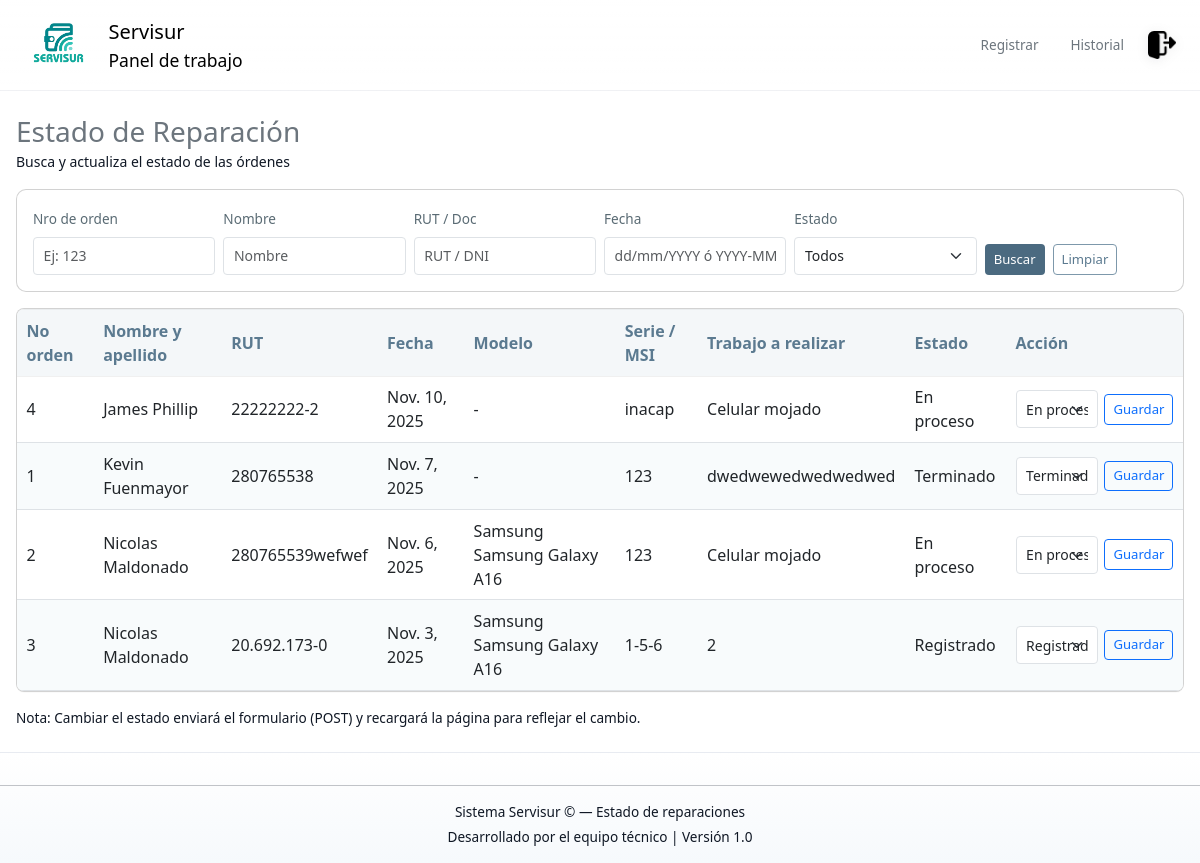
The page /estado/ (signed in) on the database as committed earlier.
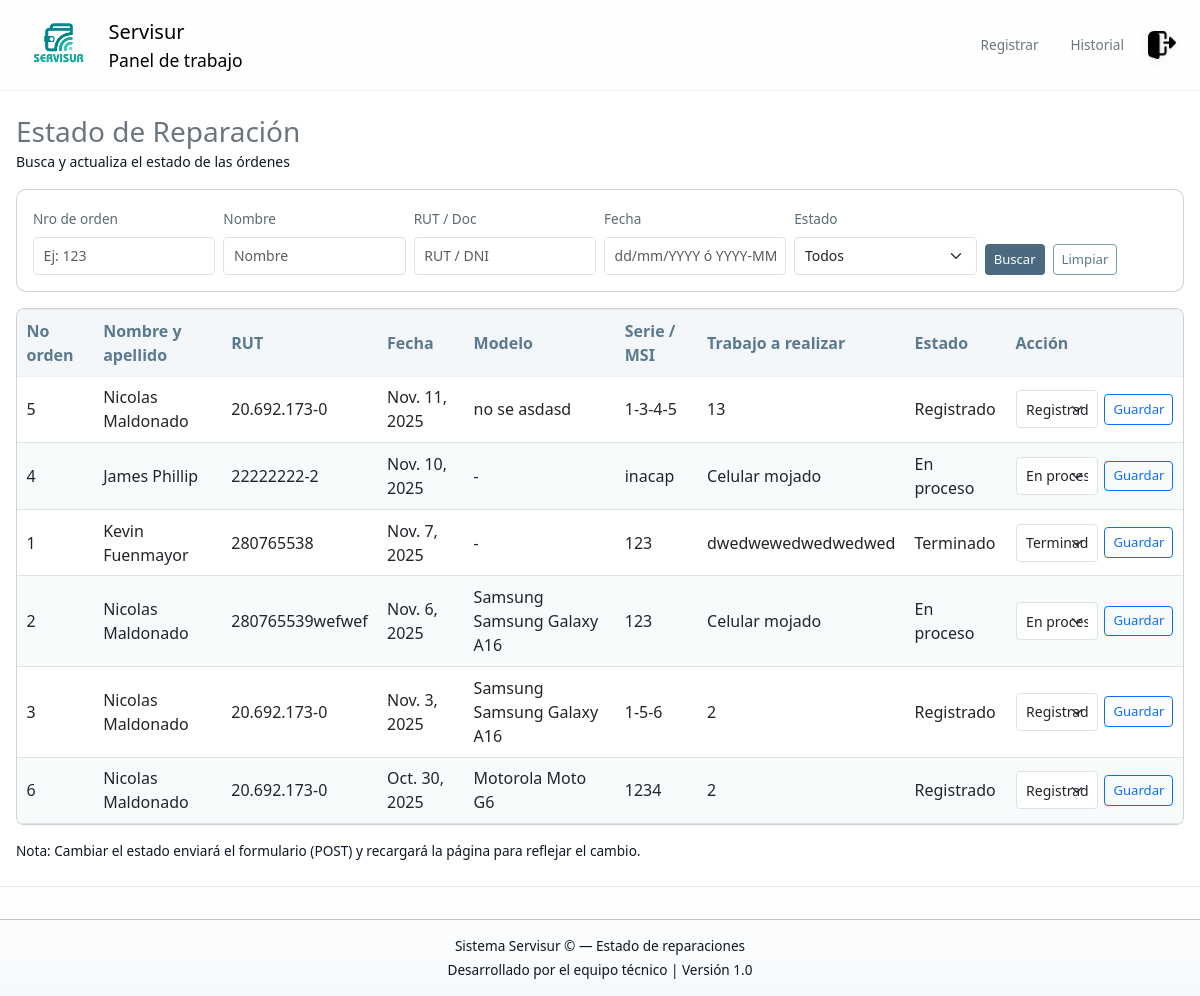
The same page on the database as committed later.
### Base_Datos/models.py (models this page shows, shortened)
class Pedido(models.Model):
    ESTADOS = [
        ('REG', 'Registrado'),
        ('PRO', 'En proceso'),
        ('TER', 'Terminado'),
    ]
    N_Orden = models.AutoField(primary_key=True)
    Fecha = models.DateField()
    Coste = models.IntegerField()
    Abono = models.IntegerField()
    Restante = models.IntegerField()
    Dispositivo = models.ForeignKey(Dispositivo, on_delete=models.SET_NULL, null=True, related_name="pedidos")
    Activo = models.BooleanField(default=True)
    Estado = models.CharField(max_length=3, choices=ESTADOS, default='REG')
    Observaciones = models.CharField(max_length=50, null=True)
    Tipo_de_falla = models.ForeignKey(Tipo_Falla,on_delete=models.SET_NULL, null=True, related_name="pedidos")
    class Meta:
        verbose_name_plural = "Pedidos"

class Dispositivo(models.Model):
    PATRON_MATRIZ = [
    [1, 2, 3],
    [4, 5, 6],
    [7, 8, 9],
    ]
    METODOS_CHOICES = [
    ('PIN', 'PIN'),
    ('PASS', 'Contraseña'),
    ('PATRON', 'Patrón (matriz 3x3)'),
    ]
    modelo = models.ForeignKey(Modelo, on_delete=models.SET_NULL, null=True, related_name="dispositivos")
    Activo = models.BooleanField(default=True)
    rut = models.ForeignKey(Cliente, on_delete=models.SET_NULL,null=True,related_name="dispositivos")
    Metodo_Bloqueo = models.CharField(max_length=6, choices=METODOS_CHOICES,default='PASS')
    Codigo_Bloqueo = models.CharField(max_length=50)
    class Meta:
        verbose_name_plural = "Dispositivos"

class Cliente(models.Model):
    ORIGEN_CHOICES = [
    ('NAC', 'Nacional'),
    ('EXT', 'Extranjero'),
    ]
    Origen = models.CharField(max_length=3,choices=ORIGEN_CHOICES,default='NAC')
    Nombre = models.CharField(max_length=20)
    Apellido = models.CharField(max_length=20)
    Numero_telefono = models.CharField(max_length=15,null=True)
    Rut = models.CharField(max_length=50)
    Activo = models.BooleanField(default=True)
    class Meta:
        verbose_name_plural = "Clientes"

class Tipo_Falla(models.Model):
    Falla = models.CharField(max_length=100, unique=True)

class Modelo(models.Model):
    Modelo = models.CharField(max_length=50)
    Marca = models.ForeignKey(Marca, on_delete=models.CASCADE, related_name="modelos")
    class Meta:
        verbose_name_plural = "Modelos"

class Marca(models.Model):
    Marca = models.CharField(max_length=100)

### Base_Datos/views.py (the view, shortened to what this page needs)
# urls.py: path('estado/', views.estado_reparacion_view, name='estado_reparacion'),
@login_required
@require_http_methods(["GET", "POST"])
def estado_reparacion_view(request):
    qs = Pedido.objects.select_related('Dispositivo__rut', 'Dispositivo__modelo__Marca').filter(Activo=True)
    orden = request.GET.get('orden', '').strip()
    fecha = request.GET.get('fecha', '').strip()
    doc = request.GET.get('doc', '').strip()
    nombre = request.GET.get('nombre', '').strip()
    estado = request.GET.get('estado', '').strip()
    if orden:
        if orden.isdigit():
            qs = qs.filter(N_Orden=int(orden))
        else:
            qs = qs.filter(N_Orden__icontains=orden)
    if doc:
        qs = qs.filter(Dispositivo__rut__Rut__icontains=doc)
    if nombre:
        qs = qs.filter(
            models.Q(Dispositivo__rut__Nombre__icontains=nombre) |
            models.Q(Dispositivo__rut__Apellido__icontains=nombre)
        )
    if estado:
        qs = qs.filter(Estado=estado)
    qs = qs.order_by('-Fecha', '-N_Orden')[:500]
    context = {
        'pedidos': qs,
        'filtros': {'orden': orden, 'fecha': fecha, 'doc': doc, 'nombre': nombre, 'estado': estado},
        'estado_choices': Pedido.ESTADOS,
    }
    return render(request, 'base_datos/Estado_reparacion.html', context)

### Base_Datos/templates/base_datos/Estado_reparacion.html (shortened to what this page needs)
{% extends "base_datos/base.html" %}
{% load static %}
{% block content %}
<link rel="stylesheet" href="{% static 'css/panel.css' %}">
<div class="container-fluid wide-container py-4">
  <div class="d-flex align-items-center justify-content-between mb-3">
    <div>
      <h3 class="mb-0 text-secondary">Estado de Reparación</h3>
      <small class="text-muted">Busca y actualiza el estado de las órdenes</small>
    </div>
  </div>
  <form id="filtroForm" class="card mb-3 p-3" method="get" action="">
    <div class="row g-2">
      <div class="col-md-2">
        <label class="form-label small">Nro de orden</label>
        <input name="orden" id="f_orden" type="text" class="form-control form-control-sm" placeholder="Ej: 123" value="{{ filtros.orden }}">
      </div>
      <div class="col-md-2">
        <label class="form-label small">Nombre</label>
        <input name="nombre" id="f_nombre" type="text" class="form-control form-control-sm" placeholder="Nombre" value="{{ filtros.nombre }}">
      </div>
      <div class="col-md-2">
        <label class="form-label small">RUT / Doc</label>
        <input name="doc" id="f_doc" type="text" class="form-control form-control-sm" placeholder="RUT / DNI" value="{{ filtros.doc }}">
      </div>
      <div class="col-md-2">
        <label class="form-label small">Fecha</label>
        <input name="fecha" id="f_fecha" type="text" class="form-control form-control-sm" placeholder="dd/mm/YYYY ó YYYY-MM-DD" value="{{ filtros.fecha }}">
      </div>
      <div class="col-md-2">
        <label class="form-label small">Estado</label>
        <select name="estado" id="f_estado" class="form-select form-select-sm">
          <option value="">Todos</option>
        </select>
      </div>
      <div class="col-md-2 d-flex align-items-end">
        <button type="submit" class="btn btn-primary btn-sm me-2">Buscar</button>
        <a href="{% url 'estado_reparacion' %}" class="btn btn-outline-secondary btn-sm">Limpiar</a>
      </div>
    </div>
  </form>
  <div class="table-responsive card p-0">
    <table id="tablaPedidos" class="table table-hover align-middle mb-0">
      <thead class="table-light">
        <tr>
          <th>No orden</th>
          <th>Nombre y apellido</th>
          <th>RUT</th>
          <th>Fecha</th>
          <th>Modelo</th>
          <th>Serie / MSI</th>
          <th>Trabajo a realizar</th>
          <th>Estado</th>
          <th style="min-width:170px">Acción</th>
        </tr>
      </thead>
      <tbody>
        {% if pedidos %}
          {% for p in pedidos %}
            <tr data-orden="{{ p.N_Orden }}" data-estado="{{ p.Estado }}">
              <td class="td-orden">{{ p.N_Orden }}</td>
              <td class="td-nombre">
                {% if p.Dispositivo and p.Dispositivo.rut %}
                  {{ p.Dispositivo.rut.Nombre }} {{ p.Dispositivo.rut.Apellido }}
                {% else %}
                  -
                {% endif %}
              </td>
              <td class="td-rut">
                {% if p.Dispositivo and p.Dispositivo.rut %}
                  {{ p.Dispositivo.rut.Rut }}
                {% else %}
                  -
                {% endif %}
              </td>
              <td class="td-fecha">{{ p.Fecha }}</td>
              <td class="td-modelo">
                {% if p.Dispositivo and p.Dispositivo.modelo %}
                  {{ p.Dispositivo.modelo.Marca.Marca }} {{ p.Dispositivo.modelo.Modelo }}
                {% else %}
                  -
                {% endif %}
              </td>
              <td class="td-serie">{{ p.Dispositivo.Codigo_Bloqueo|default:"-" }}</td>
              <td class="td-trabajo">{% if p.Tipo_de_falla %}{{ p.Tipo_de_falla.Falla }}{% else %}-{% endif %}</td>
              <td class="td-estado">
                {% for code,label in estado_choices %}
                  {% if p.Estado == code %}{{ label }}{% endif %}
                {% endfor %}
              </td>
              <td>
                <form method="post" class="d-flex align-items-center" style="gap:6px;">
                  <select name="nuevo_estado" class="form-select form-select-sm">
                    {% for code,label in estado_choices %}
                      <option value="{{ code }}" {% if p.Estado == code %}selected{% endif %}>{{ label }}</option>
                    {% endfor %}
                  </select>
                  <button type="submit" class="btn btn-sm btn-outline-primary">Guardar</button>
                </form>
              </td>
            </tr>
          {% endfor %}
        {% else %}
          <tr><td colspan="9" class="text-center text-muted">No hay registros que mostrar.</td></tr>
        {% endif %}
      </tbody>
    </table>
  </div>
  <div class="mt-3 text-muted small">Nota: Cambiar el estado enviará el formulario (POST) y recargará la página para reflejar el cambio.</div>
</div>
<footer class="mt-auto text-center small text-muted">
  <hr />
  <p class="mb-1">Sistema Servisur &copy; {{ now|date:"Y" }} — Estado de reparaciones</p>
  <p class="mb-0">Desarrollado por el equipo técnico | Versión 1.0</p>
</footer>
{% endblock %}

### Base_Datos/templates/base_datos/base.html (shortened to what this page needs)
<!DOCTYPE html>
<html lang="es">
  <head>
    {% load static %}
    <link
      href="https://cdn.jsdelivr.net/npm/bootstrap@5.3.0/dist/css/bootstrap.min.css"
      rel="stylesheet"
    />
    <link
      href="https://cdn.jsdelivr.net/npm/bootstrap-icons@1.10.5/font/bootstrap-icons.css"
      rel="stylesheet"
    />
    <link rel="stylesheet" href="{% static 'css/panel.css' %}" />
  </head>
  <body>
    <nav class="navbar navbar-expand-lg header-custom px-4">
      <a class="navbar-brand d-flex align-items-center gap-3" href="/">
        <img
          src="{% static 'logo_servisur1.png' %}"
          alt="Servisur"
          height="64"
          class="header-logo"
        />
        <div class="d-none d-sm-block">
          <span class="h5 mb-0">Servisur</span>
          <small class="d-block text-muted">Panel de trabajo</small>
        </div>
      </a>
      <div class="ms-auto d-flex align-items-center gap-3">
        <a
          href="{% url 'registrar_reparacion' %}"
          class="nav-link small text-secondary"
          >Registrar</a
        >
        <a
          href="{% url 'consultar_historial' %}"
          class="nav-link small text-secondary"
          >Historial</a
        >
        <a href="{% url 'logout' %}" class="btn-logout" title="Cerrar sesión">
          <img
            src="{% static 'Log_out.png' %}"
            alt="Cerrar sesión"
            height="28"
          />
        </a>
      </div>
    </nav>
    {% block content %}{% endblock %}
  </body>
</html>

### static/css/panel.css (style rules this page uses)
html, body { height: 100%; }
body { display: flex; flex-direction: column; background: linear-gradient(180deg, var(--bg-1), var(--bg-2)); color: #0f1724; font-family: "Segoe UI", sans-serif; margin: 0; padding: 0; -webkit-font-smoothing: antialiased; -moz-osx-font-smoothing: grayscale; }
footer { text-align: center; padding: 1rem 0; font-size: 0.85rem; color: var(--muted); background: linear-gradient(180deg, #ffffff, #f6f9fc); border-top: 1px solid rgba(11, 28, 70, 0.06); }
.card, .info-card, .action-card, .hover-card, .ticket-info { border-radius: 10px; background: linear-gradient(180deg, var(--card-bg-start), var(--card-bg-end)); transition: transform 0.25s ease, box-shadow 0.25s ease, background-color 0.25s ease; -webkit-backface-visibility: hidden; backface-visibility: hidden; }
.text-muted { color: var(--muted) !important; }
.small { font-size: 0.85rem; }
.header-custom { background: linear-gradient( 180deg, rgba(255, 255, 255, 0.03), rgba(255, 255, 255, 0) ); backdrop-filter: blur(6px); -webkit-backdrop-filter: blur(6px); border-bottom: 1px solid rgba(11, 28, 70, 0.06); padding-top: 0.5rem; padding-bottom: 0.5rem; align-items: center; }
.header-logo { max-height: 64px; object-fit: contain; display: block; }
.header-custom .nav-link { color: rgba(15, 23, 36, 0.65); padding: 0.25rem 0.5rem; }
.btn-logout img { transition: transform 0.18s ease, filter 0.18s ease; filter: drop-shadow(0 2px 6px rgba(2, 12, 27, 0.08)); border-radius: 6px; }
.wide-container { max-width: 1300px; margin-left: auto; margin-right: auto; padding-left: 1rem; padding-right: 1rem; }
.wide-container .card { padding: 1rem 1.25rem; }
.wide-container .table-responsive { overflow-x: auto; }
.wide-container table.table { width: 100%; min-width: 1100px; table-layout: auto; }
.wide-container .form-control, .wide-container .form-select { min-height: 38px; padding: 0.45rem 0.6rem; }
.wide-container table.table td, .wide-container table.table th { padding: 0.55rem 0.6rem; }
:root { --accent-1: #5b7a90; --accent-2: #f4f7f9; --accent-3: #8aa0b3; --muted-text: #5a6b74; --btn-primary-bg: #4b6a80; --btn-primary-hover: #405a6d; --btn-outline-bg: transparent; --btn-outline-border: #7d98ab; --row-alt: #f8fbfc; }
.table { color: var(--muted-text); background-color: transparent; }
.table thead th { background-color: var(--accent-2); color: var(--accent-1); border-bottom: 1px solid rgba(0,0,0,0.06); font-weight: 600; }
.table tbody tr { background-color: transparent; }
.table tbody tr:nth-child(even) td { background-color: var(--row-alt); }
.table td, .table th { vertical-align: middle; border-top: 1px solid rgba(0,0,0,0.04); }
.table-responsive { border-radius: 8px; overflow: auto; background-color: #ffffff; box-shadow: 0 1px 0 rgba(19,32,38,0.02); padding: 8px; }
.btn-primary { background-color: var(--btn-primary-bg); border-color: transparent; color: #fff; box-shadow: none; transition: background-color .12s ease, transform .06s ease; }
.btn-outline-secondary { background: var(--btn-outline-bg); color: var(--accent-1); border: 1px solid var(--btn-outline-border); }
.btn-sm { padding: .28rem .5rem; font-size: .82rem; }
.card, .card p, .card .form-control { background-color: #fff; color: var(--muted-text); }

Rows that differ between the two databases and show on the page:
added Pedido: N_Orden "5", Dispositivo.rut.Nombre "Nicolas", Dispositivo.rut.Apellido "Maldonado", Dispositivo.rut.Rut "20.692.173-0", Fecha "Nov. 11, 2025", Dispositivo.modelo.Marca.Marca "no se", Dispositivo.modelo.Modelo "asdasd", Dispositivo.Codigo_Bloqueo "1-3-4-5", Tipo_de_falla.Falla "13", estado_choices "Registrado", nuevo_estado "Registrado"
added Pedido: N_Orden "6", Dispositivo.rut.Nombre "Nicolas", Dispositivo.rut.Apellido "Maldonado", Dispositivo.rut.Rut "20.692.173-0", Fecha "Oct. 30, 2025", Dispositivo.modelo.Marca.Marca "Motorola", Dispositivo.modelo.Modelo "Moto G6", Dispositivo.Codigo_Bloqueo "1234", Tipo_de_falla.Falla "2", estado_choices "Registrado", nuevo_estado "Registrado"
